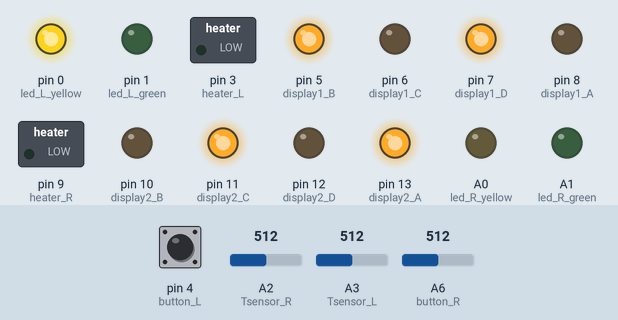
Recording of a sketch running on a simulated Arduino Nano, built with avr-gcc and run on an emulated ATmega328P. Parts: switched loads named in the sketch (green lamp = pin HIGH), output pins drawn as LEDs (lit = HIGH). Inputs (shaded band) come from the test bench; at power-on: A2 (Tsensor_R) = 512, A3 (Tsensor_L) = 512, pin 4 (button_L) HIGH, A6 (button_R) = 512.

Above: at 1.2 s.
1.3 s: A2 (Tsensor_R) set to 1023
At 2.1 s:
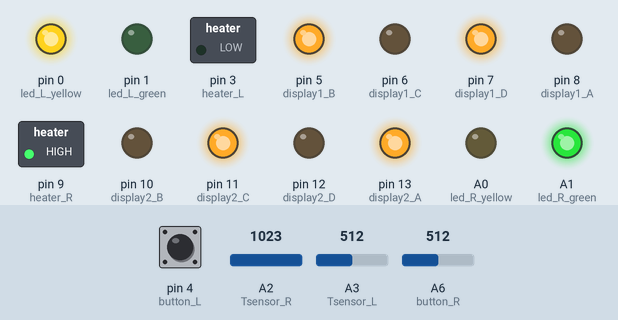
4.3 s: A3 (Tsensor_L) set to 1023
At 5.5 s:
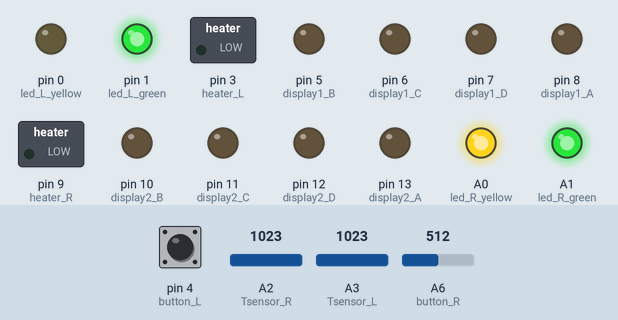
7.3 s: A2 (Tsensor_R) set to 990
At 8.8 s:
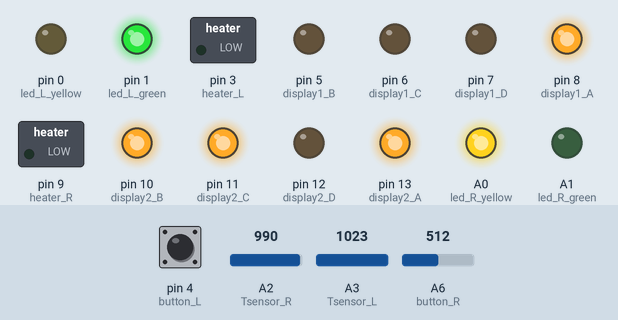
10.3 s: A3 (Tsensor_L) set to 996
At 11.0 s:
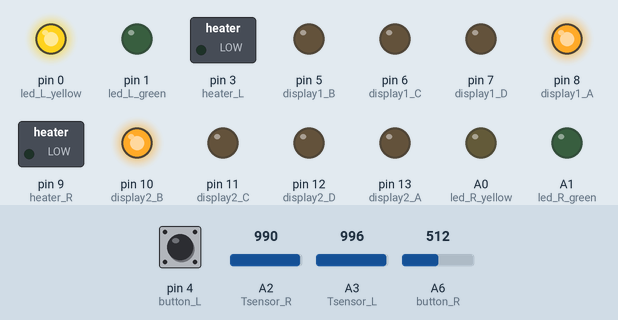
13.3 s: A2 (Tsensor_R) set to 1010
At 14.9 s:
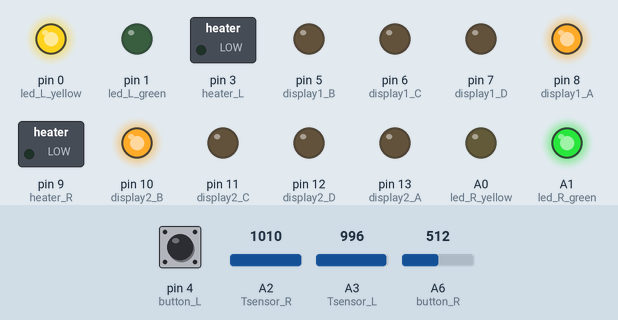
16.3 s: A3 (Tsensor_L) set to 900
At 18.0 s:
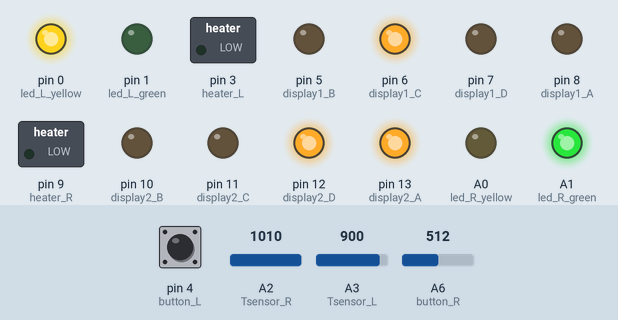
Timing chart, 0 to 20.3 s (numbered marks = the images above; inputs shaded):
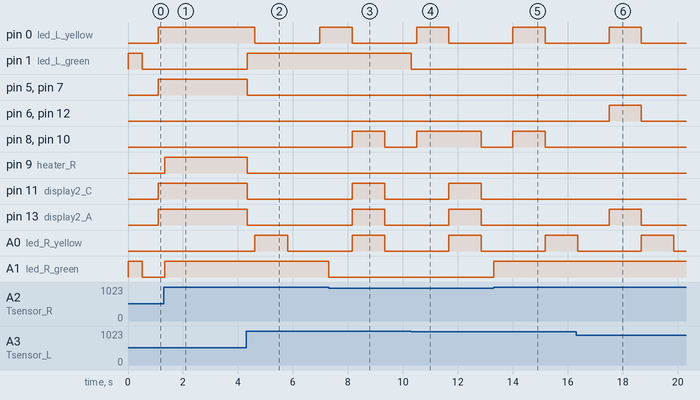

Measured:
- the behaviour switches between 1009 and 1008 on A3 (Tsensor_L) (found by bisection; images 3 and 4)
- after the input at 1.3 s, pin 0 (led_L_yellow): stays HIGH (without the input it goes to LOW after 0.95 s); pin 5 (display1_B): stays HIGH (without the input it goes to LOW after 2.1 s)
- after the input at 4.3 s, pin 0 (led_L_yellow): HIGH → LOW after 0.32 s instead of 1.3 s; pin 1 (led_L_green): LOW → HIGH at once; pin 5 (display1_B), pin 7 (display1_D), pin 11 (display2_C), pin 13 (display2_A): HIGH → LOW after 0.04 s instead of 1.3 s; pin 9 (heater_R): HIGH → LOW at once; A0 (led_R_yellow): LOW → HIGH after 0.32 s instead of 1.3 s
- after the input at 7.3 s, pin 8 (display1_A), pin 10 (display2_B), pin 11 (display2_C), pin 13 (display2_A): LOW → HIGH after 0.85 s, → LOW 1.2 s later; A1 (led_R_green): HIGH → LOW at once
- after the input at 10.3 s, pin 1 (led_L_green): HIGH → LOW at once
- after the input at 13.3 s, pin 11 (display2_C), pin 13 (display2_A): stays LOW (without the input it goes to HIGH after 1.9 s); A1 (led_R_green): LOW → HIGH at once
- after the input at 16.3 s, pin 6 (display1_C), pin 12 (display2_D), pin 13 (display2_A): LOW → HIGH after 1.2 s, → LOW 1.2 s later; pin 8 (display1_A), pin 10 (display2_B): stays LOW (without the input it goes to HIGH after 1.2 s)

The sketch:

Wheels_heaters.ino
```cpp
//#define SERIAL_ENABLE

int period = 10; // ms
int cont = 0;
int cont2 = 0;
int cont3 = 0;
int state = 0;

const int button_L = 4;
const int button_R = A6;
int button_L_State = 0;
int button_R_State = 0;
int button_L_State_ant = 0;
int button_R_State_ant = 0;

const int led_L_green =  1;
const int led_L_yellow =  0;
const int led_R_green =  A1;
const int led_R_yellow =  A0;

const int display1_A =  8;
const int display1_B =  5;
const int display1_C =  6;
const int display1_D =  7;
const int display2_A =  13;
const int display2_B =  10;
const int display2_C =  11;
const int display2_D =  12;

const int heater_L = 3;
const int heater_R = 9;

const int Tsensor_L = A3;
const int Tsensor_R = A2;
float bit_T_L = 0, bit_T_R = 0;
float T_L = 0, T_R = 0;
int T = 0;
int T_min = 0;
int T_max = 80;
float p_L = 0, p_R = 0;
float last_p_L = 0, last_p_R = 0;
float i_L = 0, i_R = 0;
float limit_int = 180;
float d_L = 0, d_R = 0;
float kp = 1000;
float ki = 0;
float kd = 0;
float controlT_L = 0;
float controlT_R = 0;
float Pmax = 255; // Máximum PWM output for transistors (between 0 & 255)

const int OVERSAMPLENR = 3;

const float temptable[][2] = {
   {1, 713},
   {17, 300},
   {20, 290},
   {23, 280},
   {27, 270},
   {31, 260},
   {37, 250},
   {43, 240},
   {51, 230},
   {61, 220},
   {73, 210},
   {87, 200},
   {106, 190},
   {128, 180},
   {155, 170},
   {189, 160},
   {230, 150},
   {278, 140},
   {336, 130},
   {402, 120},
   {476, 110},
   {554, 100},
   {635, 90},
   {713, 80},
   {784, 70},
   {846, 60},
   {897, 50},
   {937, 40},
   {966, 30},
   {986, 20},
   {1000, 10},
   {1010, 0}
};

void setup() {
  pinMode(button_L, INPUT);
//  pinMode(button_R, INPUT);  // analog read of button_R

#ifndef SERIAL_ENABLE
  pinMode(led_L_green, OUTPUT);
  pinMode(led_L_yellow, OUTPUT);
  pinMode(led_R_green, OUTPUT);
  pinMode(led_R_yellow, OUTPUT);
#endif

  pinMode(display1_A, OUTPUT);
  pinMode(display1_B, OUTPUT);
  pinMode(display1_C, OUTPUT);
  pinMode(display1_D, OUTPUT);
  pinMode(display2_A, OUTPUT);
  pinMode(display2_B, OUTPUT);
  pinMode(display2_C, OUTPUT);
  pinMode(display2_D, OUTPUT);

#ifdef SERIAL_ENABLE
  Serial.begin(9600);
#endif
}

void loop() {
/******************************* BUTTONS READING *******************************/
  button_L_State = digitalRead(button_L);
  button_R_State = analogRead(button_R);
  if(button_R_State > 512)
    button_R_State = HIGH;
  else
    button_R_State = LOW;

  if(button_L_State == LOW && button_L_State_ant == HIGH && T > T_min)
  {
    T = T - 5;
    state = 1;
    cont = 0;
  }
  else if(button_R_State == LOW && button_R_State_ant == HIGH && T < T_max)
  {
    T = T + 5;
    state = 1;
    cont = 0;
  }

  button_L_State_ant = button_L_State;
  button_R_State_ant = button_R_State;

  if(cont3 >= 500)
  {
/******************************* READING AND AVERAGE TEMPERATURE *******************************/
    bit_T_L = 0;
    bit_T_R = 0;
    for(int i=0; i<OVERSAMPLENR; i++)
    {
      bit_T_L = bit_T_L + analogRead(Tsensor_L);
      bit_T_R = bit_T_R + analogRead(Tsensor_R);
    }
    bit_T_L = bit_T_L/OVERSAMPLENR;
    bit_T_R = bit_T_R/OVERSAMPLENR;

    T_L = bit2deg(bit_T_L);
    T_R = bit2deg(bit_T_R);

/******************************* TEMPERATURE PID *******************************/
    p_L = T - T_L;
    p_R = T - T_R;

    d_L = p_L - last_p_L;
    d_R = p_R - last_p_R;

    i_L = i_L + p_L;
    i_R = i_R + p_R;

    if(i_L > limit_int)
      i_L = limit_int;
    if(i_R > limit_int)
      i_R = limit_int;

    last_p_L = p_L;
    last_p_R = p_R;

    controlT_L = p_L * kp + i_L * ki + d_L * kd;
    controlT_R = p_R * kp + i_R * ki + d_R * kd;

    if(controlT_L > Pmax)
      controlT_L = Pmax;
    else if(controlT_L < 0)
      controlT_L = 0;
    if(controlT_R > Pmax)
      controlT_R = Pmax;
    else if(controlT_R < 0)
      controlT_R = 0;

    analogWrite(heater_L, controlT_L);
    analogWrite(heater_R, controlT_R);
  }

/******************************* LEDS AND DISPLAY *******************************/
  if(abs(T - T_L) < 2)
    writeLED(led_L_green, HIGH);
  else
    writeLED(led_L_green, LOW);
  if(abs(T - T_R) < 2)
    writeLED(led_R_green, HIGH);
  else
    writeLED(led_R_green, LOW);

  if(state == 0)
  {
    if(cont < 1000)
    {
      writeLED(led_L_yellow, LOW);
      writeLED(led_R_yellow, LOW);
      display_T(int(T));
    }
    else if(cont < 2000)
    {
      writeLED(led_L_yellow, HIGH);
      writeLED(led_R_yellow, LOW);
      display_T(int(T_L));
    }
    else
    {
      writeLED(led_L_yellow, LOW);
      writeLED(led_R_yellow, HIGH);
      display_T(int(T_R));

      if(cont >= 3000)
        cont = 0;
    }
  }
  else if(state == 1)
  {
    writeLED(led_L_yellow, HIGH);
    writeLED(led_R_yellow, HIGH);
    display_T(int(T));

    if(cont >= 1000)
    {
      state = 0;
      cont = 0;
    }
  }

/******************************* SERIAL PORT DATA *******************************/
#ifdef SERIAL_ENABLE
  if(cont2 >= 1000) {
    Serial.print("CONSIGNA: ");
    Serial.print(T);
    Serial.print(" / IZQ: ");
    Serial.print(T_L);
    Serial.print(" / DER: ");
    Serial.println(T_R);

    cont2 = 0;
  }
#endif

/******************************* COUNTERS UPDATE *******************************/
  cont += period;
  cont2 += period;
  cont3 += period;
  delay(period);
}

float bit2deg(float value) {
  float Temp = 0;
  int i = 0;

  for(i = 0; temptable[i][0] < value; i++);

  Temp = (temptable[i-1][1] - temptable[i][1]) / (temptable[i-1][0] - temptable[i][0]) * value
    + temptable[i][1] - (temptable[i-1][1] - temptable[i][1]) / (temptable[i-1][0] - temptable[i][0]) * temptable[i][0];

  return Temp;
}

void writeLED(int led, int value)
{
#ifndef SERIAL_ENABLE
  digitalWrite(led, value);
#endif
}

void display_T(int temp) {
  int decenas = 0, unidades = 0;
  int aux = 0;

  decenas = temp / 10;
  unidades = temp - decenas * 10;

  if(decenas - 8 >= 0)
  {
    digitalWrite(display1_D, HIGH);
    aux = decenas - 8;
  }
  else
  {
    digitalWrite(display1_D, LOW);
    aux = decenas;
  }

  if(aux - 4 >= 0)
  {
    digitalWrite(display1_C, HIGH);
    aux = aux - 4;
  }
  else
    digitalWrite(display1_C, LOW);

  if(aux - 2 >= 0)
  {
    digitalWrite(display1_B, HIGH);
    aux = aux - 2;
  }
  else
    digitalWrite(display1_B, LOW);

  if(aux - 1 >= 0)
  {
    digitalWrite(display1_A, HIGH);
    aux = aux - 1;
  }
  else
    digitalWrite(display1_A, LOW);

  if(unidades - 8 >= 0)
  {
    digitalWrite(display2_D, HIGH);
    aux = unidades - 8;
  }
  else
  {
    digitalWrite(display2_D, LOW);
    aux = unidades;
  }

  if(aux - 4 >= 0)
  {
    digitalWrite(display2_C, HIGH);
    aux = aux - 4;
  }
  else
    digitalWrite(display2_C, LOW);

  if(aux - 2 >= 0)
  {
    digitalWrite(display2_B, HIGH);
    aux = aux - 2;
  }
  else
    digitalWrite(display2_B, LOW);

  if(aux - 1 >= 0)
  {
    digitalWrite(display2_A, HIGH);
    aux = aux - 1;
  }
  else
    digitalWrite(display2_A, LOW);
}
```
